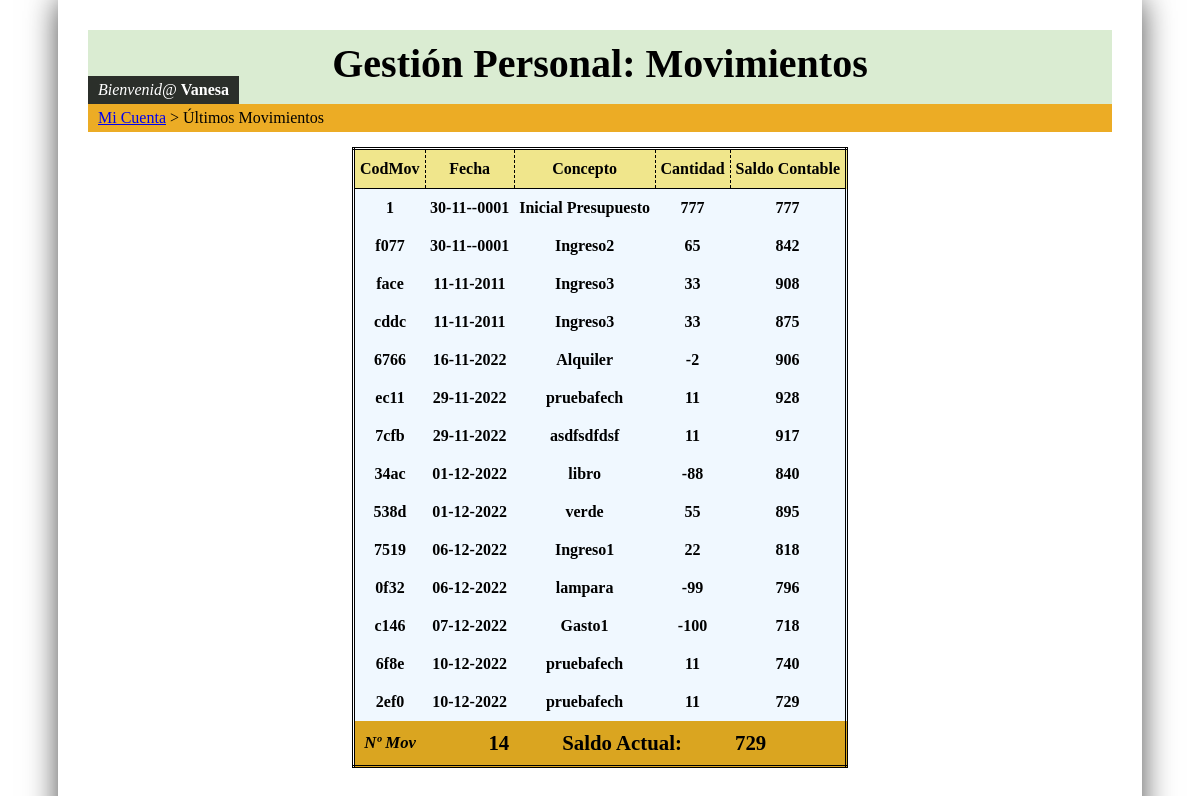
The page /cuenta/movimientos.php (signed in) on the database its author committed.
### tables this page shows
CREATE TABLE `movimientos` (
  `codigoMov` varchar(4) NOT NULL,
  `loginUsu` varchar(20) NOT NULL,
  `fecha` date NOT NULL,
  `concepto` varchar(20) NOT NULL,
  `cantidad` float NOT NULL
);

### funciones.inc.php (called while the page is built, shortened)
<?php
function conexion_bd($base)
{
    try {
        $opc = array(PDO::MYSQL_ATTR_INIT_COMMAND => "SET NAMES utf8");
        $dsn = "mysql:host=localhost;dbname=$base";
        $con = new PDO($dsn, "root", "", $opc);
        return $con;
    } catch (PDOException $e) {
        $error = $e->getCode();
        $anuncio = $e->getMessage();
        die("Error" . $anuncio . " " . $error);
    }
}
function formatea_fecha($fecha1)
{
    $fecha2 = date("d-m-Y", strtotime($fecha1));
    return $fecha2;
}
function getSaldo($login, $fecha, $idMov)
{
    try {
        $con = conexion_bd("conta2");
        $consulta = $con->query("SELECT SUM(cantidad) FROM movimientos WHERE fecha<='" . $fecha . "' and codigoMov<='" . $idMov . "' and loginUsu='" . $login . "'");
        $saldo = $consulta->fetch();
        $consulta = $con->query("SELECT SUM(cantidad) FROM movimientos WHERE fecha<'" . $fecha . "' and codigoMov>='" . $idMov . "' and loginUsu='" . $login . "'");
        $saldo2 = $consulta->fetch();
        $saldo[0] += $saldo2[0];
        return $saldo[0];
    } catch (PDOException $e) {
        return false;
    }
}

### cuenta/movimientos.php (the view, shortened to what this page needs)
<?php
include '../funciones.inc.php';
?>
<!DOCTYPE html>
<html>
<head>
	<link rel="stylesheet" type="text/css" href="../css/estilos.css">
</head>
<body>
	<header>
		<h1>Gestión Personal: Movimientos</h1>
		<div id="nombre-usuario-cabecera">
			<i>Bienvenid@</i> <b> <?php echo $_SESSION['usuario'] ?></b>
		</div>
	</header>
	<nav>
		<span class="desplegable">
			<a href="./">Mi Cuenta</a>
		</span>
		&gt; Últimos Movimientos
	</nav>
	<main>
		<?php
		$base = "conta2";
		$query = "select * from movimientos where loginUsu='" . $_SESSION['usuario'] . "' order by fecha asc";
		$con = conexion_bd($base);
		$result = $con->query($query);
		?>
		<table class="tabla">
			<thead>
				<tr>
					<th>CodMov</th>
					<th>Fecha</th>
					<th>Concepto</th>
					<th>Cantidad</th>
					<th>Saldo Contable</th>
				</tr>
				<?php
				$numMovimientos = 0;
				$saldoActual = 0;
				while ($reg = $result->fetch()) {
					$numMovimientos = $result->rowCount();
					if ($numMovimientos == 0) {
						$numMovimientos = 0;
					} else {
						$numMovimientos = $numMovimientos;
					}
					if (isset($_SESSION['usuario']) && isset($reg['fecha']) && isset($reg['codigoMov'])) {
						$saldoActual = getSaldo($_SESSION['usuario'], $reg['fecha'], $reg['codigoMov']);
					}
				?>
			</thead>
			<tbody>
				<tr>
					<th><?php echo $reg['codigoMov']; ?></th>
					<th><?php echo formatea_fecha($reg['fecha']) ?></th>
					<th><?php echo $reg['concepto']; ?></th>
					<th><?php echo $reg['cantidad']; ?></th>
					<th><?php echo getSaldo($_SESSION['usuario'], $reg['fecha'], $reg['codigoMov']) ?></th>
				</tr>
			<?php
				}
			?>
			</tbody>
			<tfoot>
				<tr>
					<th>Nº Mov</th>
					<th><?php echo $numMovimientos ?></th>
					<th colspan="2">Saldo Actual:</th>
					<th><?php echo $saldoActual ?></th>
				</tr>
			</tfoot>
		</table>
	</main>
</body>
</html>

### css/estilos.css (style rules this page uses)
body { max-width: 1024px; margin: 0 auto; padding: 30px 30px 70px 30px; background: #fff; -webkit-box-shadow: rgba(0, 0, 0, 0.7) 0 0 30px; -moz-box-shadow: rgba(0, 0, 0, 0.7) 0 0 30px; box-shadow: rgba(0, 0, 0, 0.7) 0 0 30px; }
header { position: relative; background-color:#DAECD2; padding: 5px; }
header h1 { text-align: center; font-size: 2.5em; margin-top: 5px; margin-bottom: 12px; }
nav { background: #ECAC25; padding: 5px 10px; }
main { padding: 15px 10px; }
#nombre-usuario-cabecera { position: absolute; bottom: 0; left: 0; padding: 5px 10px; background: rgba(0,0,0,0.8); color: white; }
.desplegable { background: inherit; display: inline-block; }
table.tabla { border: double; border-collapse: collapse; margin: auto; }
table.tabla thead { background: khaki; }
table.tabla tfoot { background: goldenrod; font-size: 1.3em; }
table.tabla thead th, table.tabla tbody td { border-left: dashed 1px; border-bottom: solid 1px; }
table.tabla th { padding: 10px 5px; }
table.tabla tbody tr:nth-child(odd) { background-color: aliceblue; }
table.tabla tfoot th:first-child { font-size: 0.8em; font-style: italic; }
table.tabla tfoot th:nth-child(2) { text-align: right; }
table.tabla tfoot th:last-child { text-align: left; }

### rows shown on the page
movimientos: codigoMov "1", fecha "30-11--0001", concepto "Inicial Presupuesto", cantidad "777", codigoMov "777"
movimientos: codigoMov "f077", fecha "30-11--0001", concepto "Ingreso2", cantidad "65", codigoMov "842"
movimientos: codigoMov "face", fecha "11-11-2011", concepto "Ingreso3", cantidad "33", codigoMov "908"
movimientos: codigoMov "cddc", fecha "11-11-2011", concepto "Ingreso3", cantidad "33", codigoMov "875"
movimientos: codigoMov "6766", fecha "16-11-2022", concepto "Alquiler", cantidad "-2", codigoMov "906"
movimientos: codigoMov "ec11", fecha "29-11-2022", concepto "pruebafech", cantidad "11", codigoMov "928"
movimientos: codigoMov "7cfb", fecha "29-11-2022", concepto "asdfsdfdsf", cantidad "11", codigoMov "917"
movimientos: codigoMov "34ac", fecha "01-12-2022", concepto "libro", cantidad "-88", codigoMov "840"
movimientos: codigoMov "538d", fecha "01-12-2022", concepto "verde", cantidad "55", codigoMov "895"
movimientos: codigoMov "7519", fecha "06-12-2022", concepto "Ingreso1", cantidad "22", codigoMov "818"
movimientos: codigoMov "0f32", fecha "06-12-2022", concepto "lampara", cantidad "-99", codigoMov "796"
movimientos: codigoMov "c146", fecha "07-12-2022", concepto "Gasto1", cantidad "-100", codigoMov "718"
movimientos: codigoMov "6f8e", fecha "10-12-2022", concepto "pruebafech", cantidad "11", codigoMov "740"
movimientos: codigoMov "2ef0", fecha "10-12-2022", concepto "pruebafech", cantidad "11", codigoMov "729"

### other values the page prints
$_SESSION['usuario'] "Vanesa"
$numMovimientos "14"
$saldoActual "729"
